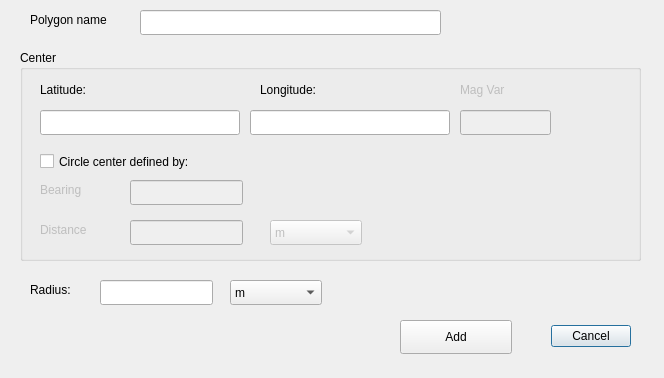
<?xml version="1.0" encoding="UTF-8"?>
<ui version="4.0">
 <class>CreateCirc2DialogBase</class>
 <widget class="QDialog" name="CreateCirc2DialogBase">
  <property name="geometry">
   <rect>
    <x>0</x>
    <y>0</y>
    <width>664</width>
    <height>378</height>
   </rect>
  </property>
  <property name="windowTitle">
   <string>CreateCircle2</string>
  </property>
  <widget class="QDialogButtonBox" name="button_box">
   <property name="geometry">
    <rect>
     <x>290</x>
     <y>320</y>
     <width>341</width>
     <height>32</height>
    </rect>
   </property>
   <property name="orientation">
    <enum>Qt::Horizontal</enum>
   </property>
   <property name="standardButtons">
    <set>QDialogButtonBox::Cancel</set>
   </property>
  </widget>
  <widget class="QLineEdit" name="lineEditPolyName">
   <property name="geometry">
    <rect>
     <x>140</x>
     <y>10</y>
     <width>301</width>
     <height>25</height>
    </rect>
   </property>
  </widget>
  <widget class="QLabel" name="label_4">
   <property name="geometry">
    <rect>
     <x>30</x>
     <y>10</y>
     <width>111</width>
     <height>19</height>
    </rect>
   </property>
   <property name="text">
    <string>Polygon name</string>
   </property>
  </widget>
  <widget class="QGroupBox" name="groupBox">
   <property name="geometry">
    <rect>
     <x>20</x>
     <y>50</y>
     <width>621</width>
     <height>211</height>
    </rect>
   </property>
   <property name="title">
    <string>Center</string>
   </property>
   <widget class="QLabel" name="label">
    <property name="geometry">
     <rect>
      <x>20</x>
      <y>30</y>
      <width>68</width>
      <height>19</height>
     </rect>
    </property>
    <property name="text">
     <string>Latitude:</string>
    </property>
   </widget>
   <widget class="QLabel" name="label_2">
    <property name="geometry">
     <rect>
      <x>240</x>
      <y>30</y>
      <width>111</width>
      <height>19</height>
     </rect>
    </property>
    <property name="text">
     <string>Longitude:</string>
    </property>
   </widget>
   <widget class="QLineEdit" name="lineEditRefLat">
    <property name="geometry">
     <rect>
      <x>20</x>
      <y>60</y>
      <width>200</width>
      <height>25</height>
     </rect>
    </property>
   </widget>
   <widget class="QLineEdit" name="lineEditRefLon">
    <property name="geometry">
     <rect>
      <x>230</x>
      <y>60</y>
      <width>200</width>
      <height>25</height>
     </rect>
    </property>
   </widget>
   <widget class="QLineEdit" name="lineEditRefMagVar">
    <property name="enabled">
     <bool>false</bool>
    </property>
    <property name="geometry">
     <rect>
      <x>440</x>
      <y>60</y>
      <width>91</width>
      <height>25</height>
     </rect>
    </property>
   </widget>
   <widget class="QLabel" name="labelRefMagVar">
    <property name="enabled">
     <bool>false</bool>
    </property>
    <property name="geometry">
     <rect>
      <x>440</x>
      <y>30</y>
      <width>111</width>
      <height>19</height>
     </rect>
    </property>
    <property name="text">
     <string>Mag Var</string>
    </property>
   </widget>
   <widget class="QCheckBox" name="checkBoxCenterDef">
    <property name="geometry">
     <rect>
      <x>20</x>
      <y>100</y>
      <width>211</width>
      <height>23</height>
     </rect>
    </property>
    <property name="text">
     <string>Circle center defined by:</string>
    </property>
   </widget>
   <widget class="QLineEdit" name="lineEditCenterBrng">
    <property name="enabled">
     <bool>false</bool>
    </property>
    <property name="geometry">
     <rect>
      <x>110</x>
      <y>130</y>
      <width>113</width>
      <height>25</height>
     </rect>
    </property>
   </widget>
   <widget class="QLabel" name="labelCenterBrng">
    <property name="enabled">
     <bool>false</bool>
    </property>
    <property name="geometry">
     <rect>
      <x>20</x>
      <y>130</y>
      <width>68</width>
      <height>19</height>
     </rect>
    </property>
    <property name="text">
     <string>Bearing</string>
    </property>
   </widget>
   <widget class="QLabel" name="labelCenterDist">
    <property name="enabled">
     <bool>false</bool>
    </property>
    <property name="geometry">
     <rect>
      <x>20</x>
      <y>170</y>
      <width>68</width>
      <height>19</height>
     </rect>
    </property>
    <property name="text">
     <string>Distance</string>
    </property>
   </widget>
   <widget class="QLineEdit" name="lineEditCenterDist">
    <property name="enabled">
     <bool>false</bool>
    </property>
    <property name="geometry">
     <rect>
      <x>110</x>
      <y>170</y>
      <width>113</width>
      <height>25</height>
     </rect>
    </property>
   </widget>
   <widget class="QComboBox" name="comboBoxCenterDistUOM">
    <property name="enabled">
     <bool>false</bool>
    </property>
    <property name="geometry">
     <rect>
      <x>250</x>
      <y>170</y>
      <width>92</width>
      <height>25</height>
     </rect>
    </property>
    <item>
     <property name="text">
      <string>m</string>
     </property>
    </item>
    <item>
     <property name="text">
      <string>km</string>
     </property>
    </item>
    <item>
     <property name="text">
      <string>NM</string>
     </property>
    </item>
    <item>
     <property name="text">
      <string>feet</string>
     </property>
    </item>
    <item>
     <property name="text">
      <string>SM</string>
     </property>
    </item>
   </widget>
  </widget>
  <widget class="QComboBox" name="comboBoxRadiusUOM">
   <property name="geometry">
    <rect>
     <x>230</x>
     <y>280</y>
     <width>92</width>
     <height>25</height>
    </rect>
   </property>
   <item>
    <property name="text">
     <string>m</string>
    </property>
   </item>
   <item>
    <property name="text">
     <string>km</string>
    </property>
   </item>
   <item>
    <property name="text">
     <string>NM</string>
    </property>
   </item>
   <item>
    <property name="text">
     <string>feet</string>
    </property>
   </item>
   <item>
    <property name="text">
     <string>SM</string>
    </property>
   </item>
  </widget>
  <widget class="QLabel" name="label_7">
   <property name="geometry">
    <rect>
     <x>30</x>
     <y>280</y>
     <width>68</width>
     <height>19</height>
    </rect>
   </property>
   <property name="text">
    <string>Radius:</string>
   </property>
  </widget>
  <widget class="QLineEdit" name="lineEditRadius">
   <property name="geometry">
    <rect>
     <x>100</x>
     <y>280</y>
     <width>113</width>
     <height>25</height>
    </rect>
   </property>
  </widget>
  <widget class="QPushButton" name="pushButtonAddCircle">
   <property name="geometry">
    <rect>
     <x>400</x>
     <y>320</y>
     <width>112</width>
     <height>34</height>
    </rect>
   </property>
   <property name="text">
    <string>Add</string>
   </property>
  </widget>
 </widget>
 <resources/>
 <connections>
  <connection>
   <sender>button_box</sender>
   <signal>accepted()</signal>
   <receiver>CreateCirc2DialogBase</receiver>
   <slot>accept()</slot>
   <hints>
    <hint type="sourcelabel">
     <x>20</x>
     <y>20</y>
    </hint>
    <hint type="destinationlabel">
     <x>20</x>
     <y>20</y>
    </hint>
   </hints>
  </connection>
  <connection>
   <sender>button_box</sender>
   <signal>rejected()</signal>
   <receiver>CreateCirc2DialogBase</receiver>
   <slot>reject()</slot>
   <hints>
    <hint type="sourcelabel">
     <x>20</x>
     <y>20</y>
    </hint>
    <hint type="destinationlabel">
     <x>20</x>
     <y>20</y>
    </hint>
   </hints>
  </connection>
 </connections>
</ui>
